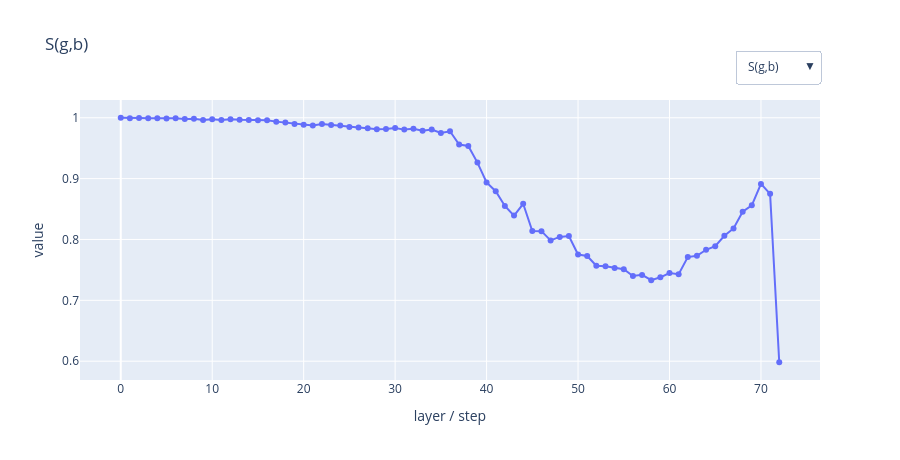

The cell this chart's notebook holds for it:
### Code cell
import plotly.graph_objects as go

def plot_fields(df):
    x = df.index.tolist()
    fig = go.Figure()
    # one line per column; only the first visible at start
    for i, c in enumerate(df.columns):
        fig.add_trace(go.Scatter(x=x, y=df[c], mode="lines+markers", name=c, visible=(i == 0)))
    # dropdown: each button reveals exactly one column
    buttons = [dict(label=c, method="update",
                    args=[{"visible": [j == i for j in range(len(df.columns))]}, {"title": c}])
               for i, c in enumerate(df.columns)]
    fig.update_layout(title=df.columns[0], height=460,
        xaxis_title="layer / step", yaxis_title="value",
        updatemenus=[dict(buttons=buttons, x=1.0, xanchor="right", y=1.18, direction="down")])
    return fig

fig = plot_fields(df)      # your geometry table
fig.show()
# fig.write_html("df_fields.html")
